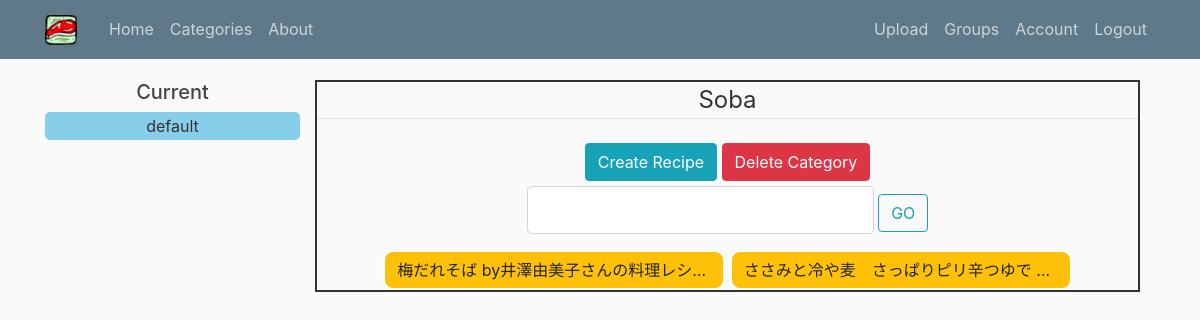
The page /categories/1/recipes (signed in) on the database its author committed.
### recipe_scheduler/models.py (models this page shows, shortened)
class Group(db.Model):
    __table_name__ = 'group'
    id = db.Column(db.Integer, primary_key=True)
    group_name = db.Column(db.String(50), unique=False)
    events = db.relationship('Event', backref='event_group', lazy=True)
    categories = db.relationship(
        'Category', backref='category_group', lazy=True)
    created_by = db.Column(db.Integer, db.ForeignKey('user.id'))

class Category(db.Model):
    __table_name__ = 'category'
    id = db.Column(db.Integer, primary_key=True)
    category_name = db.Column(db.String(30), unique=False, nullable=False)
    recipes = db.relationship('Recipe', backref='category', lazy=True)
    group_id = db.Column(db.Integer, db.ForeignKey('group.id'), nullable=False)

class Recipe(db.Model):
    __table_name__ = 'recipe'
    __searchable__ = ['recipe_name', 'description']
    id = db.Column(db.Integer, primary_key=True)
    recipe_name = db.Column(db.String(100), unique=False, nullable=False)
    recipe_url = db.Column(db.String(2083), unique=False, nullable=False)
    description = db.Column(db.String(200), unique=False, nullable=False)
    category_id = db.Column(db.Integer, db.ForeignKey('category.id'),
                            nullable=False)
    events = db.relationship(
        'Event', backref='recipe', lazy=True, cascade="all")
    def to_dict(self):
        return {
            'id': self.id,
            'recipe_name': self.recipe_name,
            'recipe_url': self.recipe_url,
            'description': self.description,
            'category_id': self.category_id,
            'events': self.events
        }

### recipe_scheduler/categories/routes.py (the view)
@categories.route('/categories/<int:category_id>/recipes', methods=['GET'])
@login_required
def show_recipes(category_id):
    category = Category.query.filter_by(id=category_id).first()
    if current_user.current_group != category.group_id:
        flash("Please select the appropriate group", 'error')
        return redirect(url_for('main.home'))
    q = request.args.get('search', '')
    search_form = SearchForm()
    if q:
        all_recipes = Recipe.query.filter_by(category_id=category_id).\
            msearch(q).all()
        search_form.search.data = q
    else:
        all_recipes = Recipe.query.filter_by(category_id=category_id).all()
    select_group = current_user.get_current_group()
    user_list = current_user.user_groups
    recipes_list = [c.to_dict() for c in all_recipes]
    return render_template('show_recipes.html', recipes_list=recipes_list,
                           category_id=category_id, user_list=user_list,
                           select_group=int(select_group),
                           category_name=category.category_name,
                           search_form=search_form)

### recipe_scheduler/categories/forms.py
class SearchForm(FlaskForm):
    search = StringField('Search')
    submit = SubmitField('GO')

### recipe_scheduler/models.py (called while the page is built)
@login_manager.user_loader
def loader_user(user_id):
    return User.query.get(int(user_id))

    def get_current_group(self):
        return self.current_group

### recipe_scheduler/templates/show_recipes.html (shortened to what this page needs)
{% extends "layout.html" %}
{% block content %}
    <div class="recipes row">
    <div class="new-recipe">
        <div class="recipes-title">
        <legend class="border-bottom mb-4">{{ category_name }}</legend>
        <a class="btn btn-info" href=" {{ url_for('categories.new_recipe', category_id=category_id) }} ">Create Recipe</a>
        <button type="button" class="btn btn-danger" data-toggle="modal" data-target="#deleteModal-cat-{{category_id}}">Delete Category</button>
        </div>
        <form method="GET" action="{{ url_for('categories.show_recipes', category_id=category_id) }}" enctype="multipart/form-data" name="search" class="search-form">
                <div class="form-group recipe-search">
                    {% if search_form.search.errors %}
                        {{ search_form.search(class="form-control form-control-lg is-invalid") }}
                        <div class="invalid-feedback">
                            {% for error in search_form.search.errors %}
                                <span>{{ error }}</span>
                            {% endfor %}
                        </div>
                    {% else %}
                        {{ search_form.search(class="form-control form-control-lg") }}
                    {% endif %}
                </div>
            <div class="form-group recipe-search">
                {{ search_form.submit(class="btn btn-outline-info") }}
            </div>
        </form>
        {% for recipe in recipes_list %}
            <button type="button" class="col-md-5 btn btn-warning category-recipe" data-toggle="modal" data-target="#recipeModal-{{recipe.id}}">{{recipe.recipe_name}}</button>
        {% endfor %}
       </div>
    </div>
{% endblock content %}

### recipe_scheduler/templates/sub_menu.html (shortened to what this page needs)
{% if current_user.is_authenticated %}
    {% if group_title %}
<form name="myForm" action="{{ url_for('main.home') }}" method="post" id="submit-form-group">
    <h5>{{group_title}}</h5>
    <div id="submenu-group" class="">
        {% for i in user_list%}
        <input type="radio"
               {% if i.id == select_group %}
               checked="checked"
               {% endif %}
               name="group_options" id="option-{{i.id}}" value="{{i.id}}" class="radiobutton" />
        <label for="option-{{i.id}}" class="radio-label">
        {% if i.created_by == current_user.id %}
            {{i.group_name}}
        {% else %}
            {{i.group_name}}(shared)
        {% endif %}
        </label>
        <br>
        {% endfor %}
    </div>
</form>
    {% else %}
    {% for i in user_list%}
    {% if i.id == select_group %}
    <div class="current-group">
        <h5>Current</h5>
        {% if i.created_by == current_user.id %}
            <div class="current-group-name">{{i.group_name}}</div>
        {% else %}
            <div class="current-group-name">{{i.group_name}}(Shared)</div>
        {% endif %}
    </div>
    {% endif %}
    {% endfor %}
    {% endif%}
{% endif %}

### recipe_scheduler/static/main.css (style rules this page uses)
body { background: #fafafa; color: #333333; margin-top: 5rem; height: 100%; }
h1, h2, h3, h4, h5, h6 { color: #444444; }
.category-recipe { border: 2px solid white; overflow: hidden; white-space: nowrap; text-overflow: ellipsis; width: 100%; border-radius: 10px; }
.form-group { width: 100%; }
.row { height: 100%; }
.row legend { text-align: center; }
.current-group { text-align: center; }
.current-group-name { padding: 2px 10px; width: 100%; border-radius: 5px; cursor: pointer; background-color: skyblue; }
.recipes { display: flex; width: 100%; text-align: center; border: 2px solid; }
.new-recipe { display: inline-block; width: 100%; }
.search-form { margin-top: 5px; width: 100%; }
.recipe-search { display: inline-block; width: auto; }

### rows shown on the page
Group: group_name "default"
Category: category_name "Soba"
Recipe: recipe_name "梅だれそば by井澤由美子さんの料理レシ…"
Recipe: recipe_name "ささみと冷や麦 さっぱりピリ辛つゆで…"
